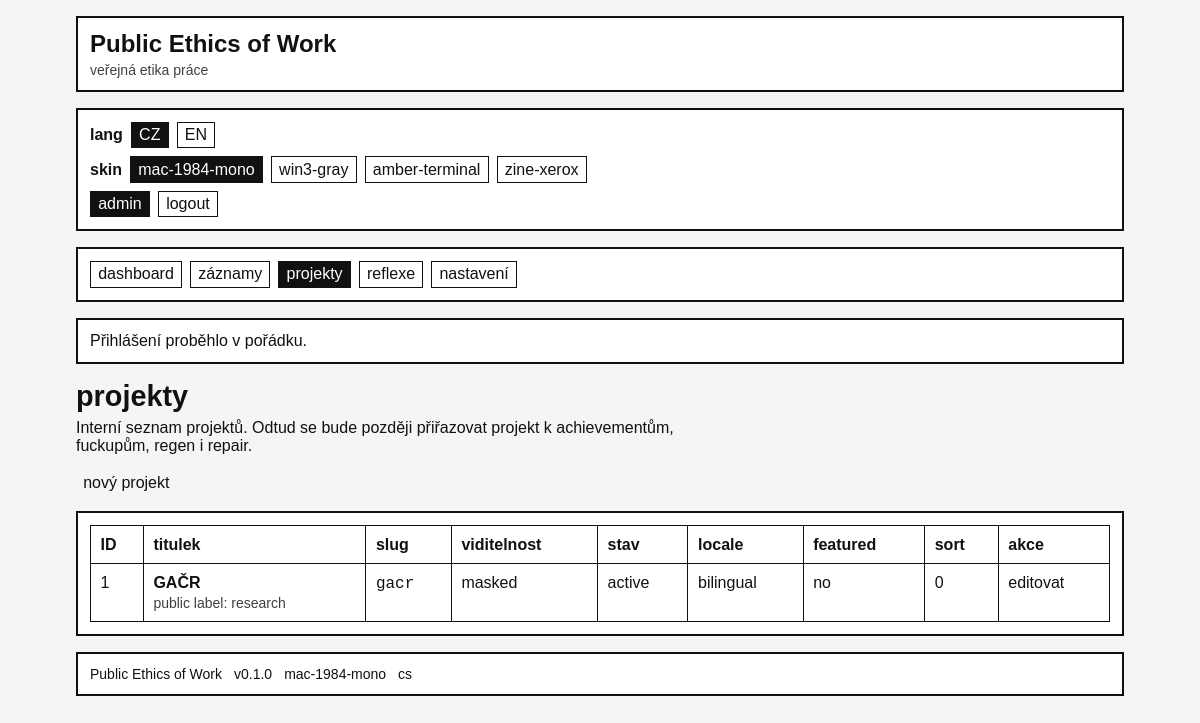
Screenshot of /admin/projects (signed in) with the database file from the repository.
### tables this page shows
CREATE TABLE projects (
    id INTEGER PRIMARY KEY AUTOINCREMENT,
    title VARCHAR(255) NOT NULL,
    slug VARCHAR(255) NOT NULL UNIQUE,
    description TEXT,
    public_label VARCHAR(255),
    visibility VARCHAR(20) NOT NULL DEFAULT 'private'
        CHECK (visibility IN ('private', 'public', 'masked')),
    status VARCHAR(20) NOT NULL DEFAULT 'active'
        CHECK (status IN ('active', 'paused', 'archived', 'completed')),
    locale VARCHAR(20) NOT NULL DEFAULT 'cs'
        CHECK (locale IN ('cs', 'en', 'bilingual')),
    is_featured INTEGER NOT NULL DEFAULT 0
        CHECK (is_featured IN (0, 1)),
    sort_order INTEGER NOT NULL DEFAULT 0,
    created_at DATETIME NOT NULL DEFAULT CURRENT_TIMESTAMP,
    updated_at DATETIME NOT NULL DEFAULT CURRENT_TIMESTAMP
);

### app/Core/View.php (called while the page is built, shortened)
<?php
class View
{
    public static function render(string $view, array $data = [], string|false $layout = 'layout'): void
    {
        $viewFile = views_path($view . '.php');
        $content = self::capture($viewFile, $data);
    }
    protected static function capture(string $file, array $data = []): string
    {
        extract($data, EXTR_SKIP);
        require $file;
        return (string) ob_get_clean();
    }
}

### app/Controllers/ProjectController.php (called while the page is built, shortened)
<?php
class ProjectController
{
    public static function index(): void
    {
        $projects = DB::selectAll(
            'SELECT *
             FROM projects
             ORDER BY status = "active" DESC, sort_order ASC, created_at DESC'
        );
        View::render('admin/projects/index', [
            'page_title' => t('page.admin_projects_title'),
            'projects' => $projects,
        ]);
    }
}

### public/index.php (called while the page is built, shortened)
<?php
require_once dirname(__DIR__) . '/app/Helpers/helpers.php';
spl_autoload_register(function (string $class): void {
    $prefix = 'App\\';
    $relativeClass = substr($class, strlen($prefix));
    $file = app_path(str_replace('\\', DIRECTORY_SEPARATOR, $relativeClass) . '.php');
});
Router::dispatch();

### app/Helpers/helpers.php (called while the page is built, shortened)
<?php
if (!function_exists('data_get')) {
    function data_get(array $array, ?string $key, mixed $default = null): mixed
    {
        $segments = explode('.', $key);
        $value = $array;
        foreach ($segments as $segment) {
            $value = $value[$segment];
        }
        return $value;
    }
}
if (!function_exists('base_path')) {
    function base_path(string $path = ''): string
    {
        $base = dirname(__DIR__, 2);
        return $path ? $base . DIRECTORY_SEPARATOR . ltrim($path, DIRECTORY_SEPARATOR) : $base;
    }
}
if (!function_exists('app_path')) {
    function app_path(string $path = ''): string
    {
        return base_path('app' . ($path ? DIRECTORY_SEPARATOR . $path : ''));
    }
}
if (!function_exists('config')) {
    function config(?string $key = null, mixed $default = null): mixed
    {
        $config = App::get('config', []);
        return data_get($config, $key, $default);
    }
}
if (!function_exists('t')) {
    function t(string $key, ?string $fallback = null): string
    {
        return Lang::get($key, $fallback);
    }
}
if (!function_exists('e')) {
    function e(?string $value): string
    {
        return htmlspecialchars((string) $value, ENT_QUOTES, 'UTF-8');
    }
}
if (!function_exists('base_url')) {
    function base_url(string $path = ''): string
    {
        $base = rtrim(str_replace('\\', '/', dirname($_SERVER['SCRIPT_NAME'] ?? '')), '/');
        if ($path === '') {
            return $base ?: '/';
        }
        if (str_starts_with($path, '?')) {
            return ($base ?: '') . '/' . ltrim($path, '/');
        }
        return ($base ?: '') . '/' . ltrim($path, '/');
    }
}
if (!function_exists('url')) {
    function url(string $path = ''): string
    {
        return base_url($path);
    }
}
if (!function_exists('routes')) {
    function routes(): array
    {
        return config('routes', []);
    }
}
if (!function_exists('find_route')) {
    function find_route(string $name): ?array
    {
        foreach (routes() as $route) {
            if (($route['name'] ?? null) === $name) {
                return $route;
            }
        }
        return null;
    }
}
if (!function_exists('route_url')) {
    function route_url(string $name, array $params = []): string
    {
        $route = find_route($name);
        $path = $route['path'];
        $path = preg_replace_callback(
            '#\{([a-zA-Z_][a-zA-Z0-9_]*)\}#',
            static function (array $matches) use ($params) {
                $key = $matches[1];
                return isset($params[$key]) ? rawurlencode((string) $params[$key]) : $matches[0];
            },
            $path
        );
        return url(ltrim($path, '/'));
    }
}

### app/Core/App.php (called while the page is built, shortened)
<?php
class App
{
    protected static array $store = [];
    public static function set(string $key, mixed $value): void
    {
        self::$store[$key] = $value;
    }
    public static function get(string $key, mixed $default = null): mixed
    {
        return self::$store[$key] ?? $default;
    }
}

### app/Core/Lang.php (called while the page is built, shortened)
<?php
class Lang
{
    public static function get(string $key, ?string $fallback = null): string
    {
        $translations = App::get('lang', []);
        if (array_key_exists($key, $translations)) {
            return (string) $translations[$key];
        }
        return $fallback ?? $key;
    }
}

### app/Core/DB.php (called while the page is built, shortened)
<?php
class DB
{
    protected static ?PDO $pdo = null;
    public static function connection(): PDO
    {
        $default = config('database.default', 'sqlite');
        $config = config('database.connections.' . $default);
        try {
            if ($default === 'sqlite') {
                $databasePath = $config['database'] ?? base_path('database/worklog.sqlite');
                $dir = dirname($databasePath);
                $dsn = 'sqlite:' . $databasePath;
                self::$pdo = new PDO($dsn, null, null, self::sqliteOptions());
                self::$pdo->exec('PRAGMA foreign_keys = ON');
            }
        } catch (PDOException $e) {
            throw new RuntimeException('Database connection failed: ' . $e->getMessage(), 0, $e);
        }
        return self::$pdo;
    }
    public static function selectAll(string $sql, array $params = []): array
    {
        $stmt = self::connection()->prepare($sql);
        $stmt->execute($params);
        return $stmt->fetchAll();
    }
    protected static function baseOptions(): array
    {
        return [
            PDO::ATTR_ERRMODE => PDO::ERRMODE_EXCEPTION,
            PDO::ATTR_DEFAULT_FETCH_MODE => PDO::FETCH_ASSOC,
            PDO::ATTR_EMULATE_PREPARES => false,
        ];
    }
    protected static function sqliteOptions(): array
    {
        return self::baseOptions();
    }
}

### app/Views/admin/projects/index.php (the view)
<section class="page-section">
    <header class="page-header">
        <h1><?php echo e($page_title ?? t('page.admin_projects_title')); ?></h1>
        <p class="page-lead">
            Interní seznam projektů. Odtud se bude později přiřazovat projekt k achievementům, fuckupům, regen i repair.
        </p>
    </header>
    <div class="toolbar">
        <a href="<?php echo e(route_url('admin.projects.create')); ?>" class="button-link">
            <?php echo e(t('action.new_project')); ?>
        </a>
    </div>
    <?php if (empty($projects)): ?>
        <article class="card">
            <p>Zatím tu není žádný projekt.</p>
        </article>
    <?php else: ?>
        <article class="card">
            <div class="table-wrap">
                <table class="admin-table">
                    <thead>
                        <tr>
                            <th>ID</th>
                            <th><?php echo e(t('label.title')); ?></th>
                            <th>slug</th>
                            <th><?php echo e(t('label.visibility')); ?></th>
                            <th><?php echo e(t('label.status')); ?></th>
                            <th>locale</th>
                            <th>featured</th>
                            <th>sort</th>
                            <th>akce</th>
                        </tr>
                    </thead>
                    <tbody>
                        <?php foreach ($projects as $project): ?>
                            <tr>
                                <td><?php echo e((string) $project['id']); ?></td>
                                <td>
                                    <strong><?php echo e($project['title']); ?></strong>
                                    <?php if (!empty($project['public_label'])): ?>
                                        <div class="table-subline">public label: <?php echo e($project['public_label']); ?></div>
                                    <?php endif; ?>
                                </td>
                                <td><code><?php echo e($project['slug']); ?></code></td>
                                <td><?php echo e($project['visibility']); ?></td>
                                <td><?php echo e($project['status']); ?></td>
                                <td><?php echo e($project['locale']); ?></td>
                                <td><?php echo (int) $project['is_featured'] === 1 ? 'yes' : 'no'; ?></td>
                                <td><?php echo e((string) $project['sort_order']); ?></td>
                                <td>
                                    <a href="<?php echo e(route_url('admin.projects.edit', ['id' => $project['id']])); ?>">
                                        <?php echo e(t('action.edit')); ?>
                                    </a>
                                </td>
                            </tr>
                        <?php endforeach; ?>
                    </tbody>
                </table>
            </div>
        </article>
    <?php endif; ?>
</section>

### app/Core/Router.php (shortened to what this page needs)
<?php
class Router
{
    public static function dispatch(): void
    {
        $method = strtoupper($_SERVER['REQUEST_METHOD'] ?? 'GET');
        $uri = $_SERVER['REQUEST_URI'] ?? '/';
        $path = self::normalizePath((string) parse_url($uri, PHP_URL_PATH));
        $routes = config('routes', []);
        foreach ($routes as $route) {
            if (strtoupper($route['method']) !== $method) {
                continue;
            }
            $params = self::match($route['path'], $path);
            if ($params === null) {
                continue;
            }
            if (!empty($route['handler'])) {
                self::runHandler($route, $params);
                return;
            }
            return;
        }
    }
    protected static function runHandler(array $route, array $params = []): void
    {
        $handler = $route['handler'];
        [$class, $method] = $handler;
        call_user_func([$class, $method], $params);
    }
    protected static function match(string $routePath, string $requestPath): ?array
    {
        $pattern = preg_replace_callback(
            '#\{([a-zA-Z_][a-zA-Z0-9_]*)\}#',
            static fn(array $matches) => '(?P<' . $matches[1] . '>[^/]+)',
            $routePath
        );
        $pattern = '#^' . rtrim($pattern, '/') . '$#';
        if ($routePath === '/') {
            $pattern = '#^/$#';
        }
        if (!preg_match($pattern, $requestPath, $matches)) {
            return null;
        }
        $params = [];
        return $params;
    }
    protected static function normalizePath(string $path): string
    {
        $path = '/' . trim($path, '/');
        return $path === '//' ? '/' : $path;
    }
}

### public/assets/css/base.css (style rules this page uses)
*, *::before, *::after { box-sizing: border-box; }
html { font-size: 16px; }
body { margin: 0; line-height: 1.45; text-rendering: optimizeLegibility; }
body, button, input, select, textarea { font: inherit; }
a { text-decoration: none; }
pre, code { white-space: pre-wrap; word-break: break-word; }
table { border-collapse: collapse; width: 100%; }
th, td { text-align: left; vertical-align: top; padding: 0.6rem; }
.site-branding, .site-controls, .site-nav, .card, .footer-line, .flash { padding: 0.75rem; }
.control-link, .nav-link, .button-link { display: inline-block; padding: 0.2rem 0.45rem; }
.page-header { margin-bottom: 1rem; }
.page-header h1 { margin: 0 0 0.4rem; font-size: 1.8rem; }
.page-lead { margin: 0; max-width: 72ch; }
.toolbar { margin-bottom: 1rem; }
.table-wrap { overflow-x: auto; }
.admin-table th, .admin-table td { border: 1px solid currentColor; }
.table-subline { margin-top: 0.2rem; font-size: 0.875rem; opacity: 0.8; }

### public/assets/css/skins/mac-1984-mono.css (style rules this page uses)
body { background: #f5f5f5; color: #111; font-family: "Chicago", "Charcoal", "Geneva", "Verdana", sans-serif; }
a { color: #111; }
.site-branding, .site-controls, .site-nav, .card, .footer-line, .flash { background: #fff; border: 2px solid #111; }
pre, code { font-family: "Monaco", "Courier New", monospace; }

### rows the page displays
projects: id "1", title "GAČR", public_label "research", slug "gacr", visibility "masked", status "active", locale "bilingual", is_featured "no", sort_order "0"

### other values shown
$skin "mac-1984-mono"
$skin "win3-gray"
$skin "amber-terminal"
$skin "zine-xerox"
t($item['label_key']) "dashboard"
t($item['label_key']) "záznamy"
t($item['label_key']) "projekty"
t($item['label_key']) "reflexe"
t($item['label_key']) "nastavení"
